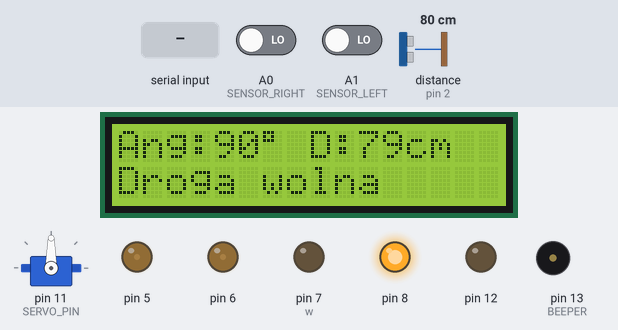
Bench run of a sketch on a simulated Arduino Uno, built with avr-gcc and run on an emulated ATmega328P. On the bench: 16×2 character LCD, servo, output pins drawn as LEDs (lit = HIGH), buzzer (waves = sounding, pin HIGH). Wiring (inferred from the names in the program): ultrasonic range finder: trigger pin 9; echo pin 2. The inputs (shaded band) are chosen by the test bench; at power-on: distance to the obstacle (sensor on pin 2) 80 cm, A0 (SENSOR_RIGHT) LOW, A1 (SENSOR_LEFT) LOW. The echo pulse lasts 58.3 µs per cm; pins used as bus, display or sensor lines are not drawn.

Above: at 1.01 s.
1.3 s: distance to the obstacle (sensor on pin 2) set to 23 cm
At 1.66 s:
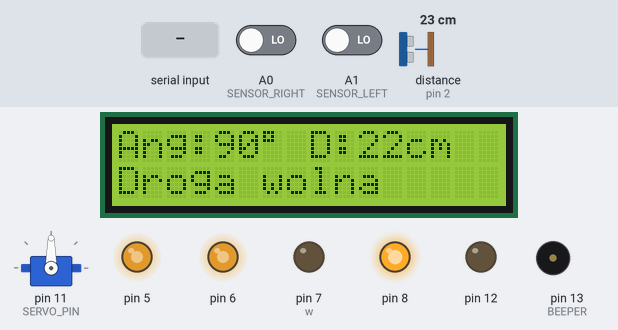
3.0 s: distance to the obstacle (sensor on pin 2) set to 19 cm
At 3.3 s:
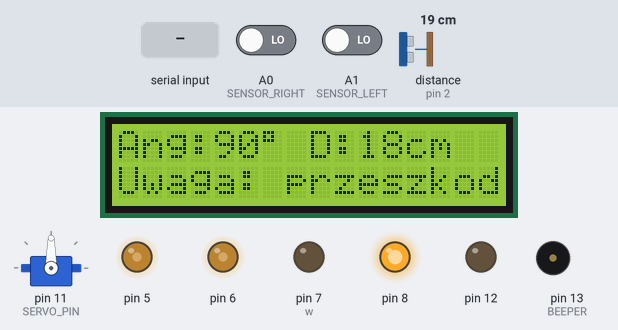
4.9 s: "l" received over Serial
At 6.43 s:
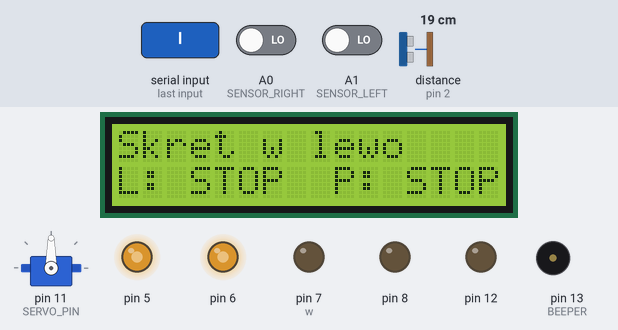
7.1 s: "r" received over Serial
At 8.73 s:
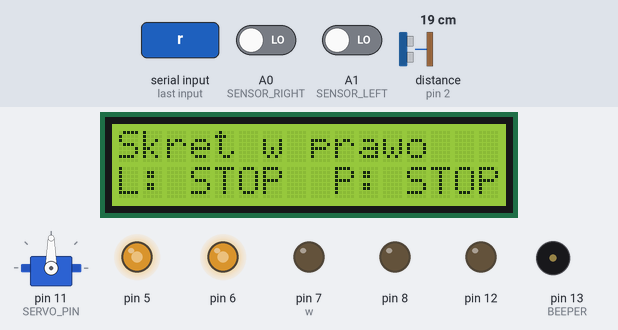
9.4 s: distance to the obstacle (sensor on pin 2) set to 60 cm
At 9.73 s:
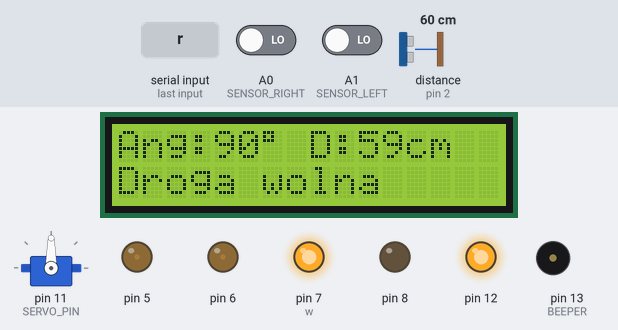
12.4 s: "a" received over Serial
At 12.74 s:
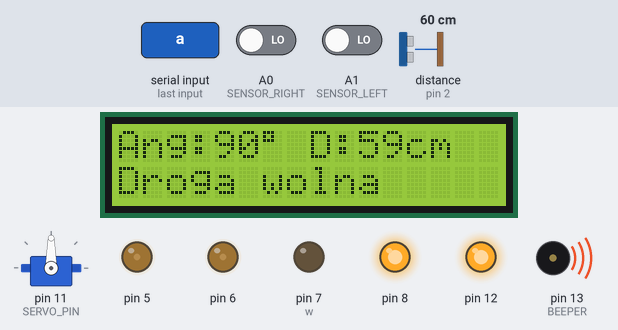
Timing chart, 0 to 15.1 s (numbered marks = the images above; inputs shaded):
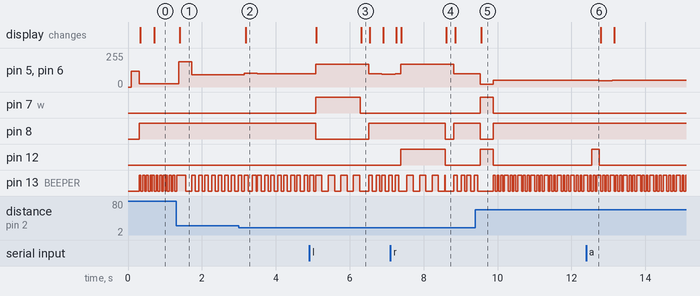

Measured:
- the behaviour switches between 21 and 20 cm on distance to the obstacle (sensor on pin 2) (found by bisection; images 1 and 2)
- after the input at 1.3 s, pin 5, pin 6: 25/255 → 188/255 after 0.07 s, → 93/255 0.36 s later; the display: changes after 0.10 s (image 1)
- after the input at 3.0 s, pin 5, pin 6: 93/255 → 105/255 after 0.15 s, → 98/255 0.36 s later; the display: changes after 0.18 s (image 2)
- after the input at 4.9 s, pin 5, pin 6: 98/255 → 170/255 after 0.18 s, → 98/255 1.4 s later, → 95/255 0.36 s later; pin 7 (w): LOW → HIGH after 0.18 s, → LOW 1.2 s later; pin 8: HIGH → LOW after 0.18 s, → HIGH 1.4 s later; the display: first changes after 0.19 s (image 3 shows a later state)
- after the input at 7.1 s, pin 8: HIGH → LOW after 1.5 s, → HIGH 0.23 s later; pin 12: LOW → HIGH after 0.28 s, → LOW 1.2 s later; the display: first differs from a run without the input after 0.30 s (image 4 shows a later state)
- after the input at 9.4 s, pin 5, pin 6: 98/255 → 20/255 after 0.13 s, → 49/255 0.36 s later; pin 7 (w), pin 12: LOW → HIGH after 0.13 s, → LOW 0.36 s later; pin 8: HIGH → LOW after 0.13 s, → HIGH 0.36 s later; the display: changes after 0.16 s (image 5)
- after the input at 12.4 s, pin 5, pin 6: 49/255 → 46/255 after 0.35 s, → 50/255 0.36 s later, → 49/255 0.36 s later; pin 12: LOW → HIGH after 0.14 s, → LOW 0.20 s later
- by itself, pin 13 (BEEPER): moves between LOW and HIGH, repeating every 0.46 s

The sketch:

lab2_wheelsBasic.ino
```cpp
#include <Arduino.h>
#include <Servo.h>
#include "Wheels.h"

Wheels w;
volatile char cmd;

// Sonar + servo pins
const int SONAR_TRIG = 9;
const int SONAR_ECHO = 2;
const int SERVO_PIN  = 11;

Servo scanServo;

// Scan parameters
const int SCAN_MIN_ANGLE = 30;
const int SCAN_MAX_ANGLE = 150;
const int DIST_THRESHOLD_CM = 20;

static long measureDistanceCm(int angle) {
  scanServo.write(angle);
  delay(200); // allow servo to move

  digitalWrite(SONAR_TRIG, LOW);
  delayMicroseconds(2);
  digitalWrite(SONAR_TRIG, HIGH);
  delayMicroseconds(10);
  digitalWrite(SONAR_TRIG, LOW);

  long duration = pulseIn(SONAR_ECHO, HIGH, 30000);
  if (duration == 0) return -1;

  return (duration / 2) / 29.1;
}

// Spring-controller parameters (Hooke's-law-like controller)
const float SPRING_KP = 1.2f;   // proportional gain (cm -> PWM)
const float SPRING_KD = 0.6f;   // damping gain (cm/s -> PWM)
const int REST_DISTANCE_CM = 100; // desired rest distance (spring equilibrium)
const int MAX_PWM = 220;
const int DEADBAND_PWM = 8;

static int lastDistance = -1;
static unsigned long lastSampleMs = 0;

// Continuous spring-like controller: compute command from distance error and
// estimated relative velocity of obstacle (from distance change). Positive
// pwm -> move forward (reduce distance), negative pwm -> move backward.
static void springControlStep() {
  unsigned long now = millis();
  int d = (int)measureDistanceCm(90);

  if (d <= 0) {
    // no valid reading: stop safely
    w.stop();
    lastDistance = -1;
    lastSampleMs = now;
    delay(100);
    return;
  }

  float dt = 0.0f;
  float v_rel = 0.0f; // cm/s, positive when obstacle is moving away

  if (lastDistance >= 0 && lastSampleMs > 0) {
    dt = (now - lastSampleMs) / 1000.0f;
    if (dt > 0.001f) {
      v_rel = (d - lastDistance) / dt;
    }
  }

  lastDistance = d;
  lastSampleMs = now;

  int error = d - REST_DISTANCE_CM; // positive if too far

  // Hooke-like command with damping: we treat Kp*error as spring force,
  // and Kd*v_rel as damping (chase if obstacle moves away, brake if approaches)
  float cmd = SPRING_KP * (float)error + SPRING_KD * v_rel;

  // Clamp to PWM range
  if (cmd > MAX_PWM) cmd = MAX_PWM;
  if (cmd < -MAX_PWM) cmd = -MAX_PWM;

  int pwm = (int)cmd;

  // Small deadband to avoid jitter
  if (pwm > DEADBAND_PWM) {
    w.setSpeed((uint8_t)min(pwm, MAX_PWM));
    w.forward();
  } else if (pwm < -DEADBAND_PWM) {
    w.setSpeed((uint8_t)min(-pwm, MAX_PWM));
    w.back();
  } else {
    // Around equilibrium: hold position
    w.stop();
  }

  // Update display with current distance and target
  w.displaySonar(90, d);

  // short control interval
  delay(120);
}

static void handleCommand(char c) {
  switch (c) {
    case 'w': w.forward(); break;
    case 'x': w.back(); break;
    case 'a': w.forwardLeft(); break;
    case 'd': w.forwardRight(); break;
    case 'z': w.backLeft(); break;
    case 'c': w.backRight(); break;
    case 'l': w.turnLeft(20); break;
    case 'r': w.turnRight(20); break;
    case 's': w.stop(); break;

    case '1': w.setSpeed(60); break;
    case '2': w.setSpeed(90); break;
    case '3': w.setSpeed(120); break;
    case '4': w.setSpeed(160); break;
    case '5': w.setSpeed(200); break;

    case 'f': w.goForward(200); break;
    case 'b': w.goBack(200); break;
  }
}

void setup() {
  w.attach(7, 8, 5, 12, 13, 6);
  w.setPulsesPerCm(2.0f);
  w.setSpeed(120);

  pinMode(SONAR_TRIG, OUTPUT);
  pinMode(SONAR_ECHO, INPUT);

  scanServo.attach(SERVO_PIN);
  scanServo.write((SCAN_MIN_ANGLE + SCAN_MAX_ANGLE) / 2);

  Serial.begin(9600);
}

void loop() {
  if (Serial.available() == 0) {
    springControlStep();
    return;
  }

  while (Serial.available()) {
    handleCommand((char)Serial.read());
  }
}
```

Wheels.cpp
```cpp
#include <Arduino.h>
#include <Wire.h>
#include <LiquidCrystal_I2C.h>

#include "TimerOne.h"
#include "Wheels.h"

#define MS_PER_CM 30
#define SENSOR_RIGHT A0
#define SENSOR_LEFT A1
#define SET_MOVEMENT(side,f,b) digitalWrite( side[0], f);\
                               digitalWrite( side[1], b)

#define BEEPER 13

long int intPeroid = 500000;
bool reverseBeepEnabled = false;
volatile unsigned long rightWheelTicks = 0;
volatile unsigned long leftWheelTicks = 0;
float pulsesPerCm = 1.0f;

LiquidCrystal_I2C lcd(0x27, 16, 2);

void doBeep() {
  digitalWrite(BEEPER, digitalRead(BEEPER) ^ 1);
}

void TimerUpdate() {
  Timer1.detachInterrupt();
  Timer1.attachInterrupt(doBeep, intPeroid);
}

void TimerStop() {
    Timer1.detachInterrupt();
}

static unsigned long readRightWheelTicks() {
    noInterrupts();
    unsigned long value = rightWheelTicks;
    interrupts();
    return value;
}

static unsigned long readLeftWheelTicks() {
    noInterrupts();
    unsigned long value = leftWheelTicks;
    interrupts();
    return value;
}

static void resetWheelTicks() {
    noInterrupts();
    rightWheelTicks = 0;
    leftWheelTicks = 0;
    interrupts();
}

static int distanceToTargetTicks(int cm) {
    int targetTicks = (int)(cm * pulsesPerCm + 0.5f);
    if (targetTicks <= 0) {
        targetTicks = 1;
    }

    return targetTicks;
}

static void setupWheelSensors() {
    pinMode(SENSOR_RIGHT, INPUT);
    pinMode(SENSOR_LEFT, INPUT);

    PCICR = 0x02;
    PCMSK1 = 0x03;
}

static void showProgress(const char *title, unsigned long leftTicks, unsigned long rightTicks, int targetTicks) {
    lcd.clear();
    lcd.setCursor(0, 0);
    lcd.print(title);
    lcd.print(" ");
    lcd.print(leftTicks);
    lcd.print("/");
    lcd.print(targetTicks);

    lcd.setCursor(0, 1);
    lcd.print("P ");
    lcd.print(rightTicks);
    lcd.print("/");
    lcd.print(targetTicks);
}

ISR(PCINT1_vect) {
    if (PINC & (1 << PC0)) {
        rightWheelTicks++;
    }

    if (PINC & (1 << PC1)) {
        leftWheelTicks++;
    }
}


uint8_t arrowRight[8] = {
    0b01000,
    0b01100,
    0b00110,
    0b11111,
    0b11111,
    0b00110,
    0b01100,
    0b01000
};

uint8_t arrowLeft[8] = {
    0b00010,
    0b00110,
    0b01100,
    0b11111,
    0b11111,
    0b01100,
    0b00110,
    0b00010
};

Wheels::Wheels()
{ }

void Wheels::attachRight(int pF, int pB, int pS)
{
    pinMode(pF, OUTPUT);
    pinMode(pB, OUTPUT);
    pinMode(pS, OUTPUT);
    this->pinsRight[0] = pF;
    this->pinsRight[1] = pB;
    this->pinsRight[2] = pS;
}

void Wheels::attachLeft(int pF, int pB, int pS)
{
    pinMode(pF, OUTPUT);
    pinMode(pB, OUTPUT);
    pinMode(pS, OUTPUT);
    this->pinsLeft[0] = pF;
    this->pinsLeft[1] = pB;
    this->pinsLeft[2] = pS;
}

void Wheels::setSpeedRight(uint8_t s)
{
    analogWrite(this->pinsRight[2], s);
}

void Wheels::setSpeedLeft(uint8_t s)
{
    analogWrite(this->pinsLeft[2], s);
}

void Wheels::setSpeed(uint8_t s)
{
    setSpeedLeft(s);
    setSpeedRight(s);
    intPeroid = max(50000L, (long)s * 1000L);

    if (reverseBeepEnabled) {
        TimerUpdate();
    }
}

void Wheels::attach(int pRF, int pRB, int pRS, int pLF, int pLB, int pLS)
{
    this->attachRight(pRF, pRB, pRS);
    this->attachLeft(pLF, pLB, pLS);


    pinMode(BEEPER, OUTPUT);
    Timer1.initialize();
    TimerStop();
    setupWheelSensors();
    resetWheelTicks();

    lcd.init();
    lcd.backlight();

    // create our own chars in lcd memory
    lcd.createChar(0, arrowRight);
    lcd.createChar(1, arrowLeft);

    lcd.clear();
    lcd.print("Autko gotowe!");
}

void Wheels::forwardLeft()
{
    SET_MOVEMENT(pinsLeft, HIGH, LOW);
}

void Wheels::forwardRight()
{
    SET_MOVEMENT(pinsRight, HIGH, LOW);
}

void Wheels::backLeft()
{
    SET_MOVEMENT(pinsLeft, LOW, HIGH);
}

void Wheels::backRight()
{
    SET_MOVEMENT(pinsRight, LOW, HIGH);
}

void Wheels::forward()
{
    reverseBeepEnabled = false;
    TimerStop();
    this->forwardLeft();
    this->forwardRight();
}

void Wheels::back()
{
    reverseBeepEnabled = true;
    TimerUpdate();
    this->backLeft();
    this->backRight();
}

void Wheels::stopLeft()
{
    SET_MOVEMENT(pinsLeft, LOW, LOW);
}

void Wheels::stopRight()
{
    SET_MOVEMENT(pinsRight, LOW, LOW);
}

void Wheels::stop()
{
    reverseBeepEnabled = false;
    TimerStop();
    this->stopLeft();
    this->stopRight();
}

void Wheels::goForward(int cm)
{
    int currentSpeed = 180;
    int targetTicks = distanceToTargetTicks(cm);
    unsigned long startTime = millis();
    unsigned long timeoutMs = max(1000L, (long)MS_PER_CM * cm * 2L);

    resetWheelTicks();
    setSpeed(currentSpeed);
    forward();

    while (true) {
        unsigned long leftTicks = readLeftWheelTicks();
        unsigned long rightTicks = readRightWheelTicks();

        if (leftTicks >= (unsigned long)targetTicks && rightTicks >= (unsigned long)targetTicks) {
            break;
        }

        if (millis() - startTime >= timeoutMs) {
            break;
        }

        showProgress("F", leftTicks, rightTicks, targetTicks);
        delay(50);
    }

    stop();

    lcd.clear();
    lcd.print("Cel osiagiety!");
    lcd.setCursor(0, 1);
    lcd.print("L: STOP  P: STOP");
}

void Wheels::goBack(int cm)
{
    int currentSpeed = 180;
    int targetTicks = distanceToTargetTicks(cm);
    unsigned long startTime = millis();
    unsigned long timeoutMs = max(1000L, (long)MS_PER_CM * cm * 2L);

    resetWheelTicks();
    setSpeed(currentSpeed);
    back();

    while (true) {
        unsigned long leftTicks = readLeftWheelTicks();
        unsigned long rightTicks = readRightWheelTicks();

        if (leftTicks >= (unsigned long)targetTicks && rightTicks >= (unsigned long)targetTicks) {
            break;
        }

        if (millis() - startTime >= timeoutMs) {
            break;
        }

        showProgress("B", leftTicks, rightTicks, targetTicks);
        delay(50);
    }

    stop();

    lcd.clear();
    lcd.print("Zatrzymany (Tyl)");
    lcd.setCursor(0, 1);
    lcd.print("L: STOP  P: STOP");
}

void Wheels::turnLeft(int cm)
{
    int currentSpeed = 170;
    int targetTicks = distanceToTargetTicks(cm);
    unsigned long startTime = millis();
    unsigned long timeoutMs = max(1000L, (long)MS_PER_CM * cm * 2L);

    resetWheelTicks();
    setSpeed(currentSpeed);
    reverseBeepEnabled = true;
    TimerUpdate();
    backLeft();
    forwardRight();

    while (true) {
        unsigned long leftTicks = readLeftWheelTicks();
        unsigned long rightTicks = readRightWheelTicks();

        if (leftTicks >= (unsigned long)targetTicks && rightTicks >= (unsigned long)targetTicks) {
            break;
        }

        if (millis() - startTime >= timeoutMs) {
            break;
        }

        showProgress("TL", leftTicks, rightTicks, targetTicks);
        delay(50);
    }

    stop();

    lcd.clear();
    lcd.print("Skret w lewo");
    lcd.setCursor(0, 1);
    lcd.print("L: STOP  P: STOP");
}

void Wheels::turnRight(int cm)
{
    int currentSpeed = 170;
    int targetTicks = distanceToTargetTicks(cm);
    unsigned long startTime = millis();
    unsigned long timeoutMs = max(1000L, (long)MS_PER_CM * cm * 2L);

    resetWheelTicks();
    setSpeed(currentSpeed);
    reverseBeepEnabled = true;
    TimerUpdate();
    forwardLeft();
    backRight();

    while (true) {
        unsigned long leftTicks = readLeftWheelTicks();
        unsigned long rightTicks = readRightWheelTicks();

        if (leftTicks >= (unsigned long)targetTicks && rightTicks >= (unsigned long)targetTicks) {
            break;
        }

        if (millis() - startTime >= timeoutMs) {
            break;
        }

        showProgress("TR", leftTicks, rightTicks, targetTicks);
        delay(50);
    }

    stop();

    lcd.clear();
    lcd.print("Skret w prawo");
    lcd.setCursor(0, 1);
    lcd.print("L: STOP  P: STOP");
}

void Wheels::resetEncoders()
{
    resetWheelTicks();
}

unsigned long Wheels::getLeftTicks()
{
    return readLeftWheelTicks();
}

unsigned long Wheels::getRightTicks()
{
    return readRightWheelTicks();
}

void Wheels::setPulsesPerCm(float value)
{
    if (value > 0.0f) {
        pulsesPerCm = value;
    }
}

float Wheels::getPulsesPerCm()
{
    return pulsesPerCm;
}

void Wheels::showSpeedMeasurement(int setSpeedValue, float cmPerSec)
{
    lcd.clear();
    lcd.setCursor(0, 0);
    lcd.print("setSpeed: ");
    lcd.print(setSpeedValue);
    lcd.setCursor(0, 1);
    lcd.print("v=");
    lcd.print(cmPerSec, 2);
    lcd.print(" cm/s");
}

void Wheels::displaySonar(int angle, int distanceCm)
{
    lcd.clear();
    lcd.setCursor(0, 0);
    lcd.print("Ang:");
    lcd.print(angle);
    lcd.print((char)223); // degree symbol
    lcd.print(" ");
    lcd.print("D:");
    lcd.print(distanceCm);
    lcd.print("cm");

    lcd.setCursor(0, 1);
    if (distanceCm <= 0) {
        lcd.print("Brak odczytu   ");
    } else if (distanceCm < 20) {
        lcd.print("Uwaga: przeszkoda");
    } else {
        lcd.print("Droga wolna      ");
    }
}
```

Wheels.h
```cpp
/*
 * prosta implementacja klasy obsługującej
 * silniki pojazdu za pośrednictwem modułu L298
 *
 * Sterowanie odbywa się przez:
 * 1)  powiązanie odpowiednich pinów I/O Arduino metodą attach()
 * 2)  ustalenie prędkości setSpeed*()
 * 3)  wywołanie funkcji ruchu
 *
 * TODO:
 *  - zabezpieczenie przed ruchem bez attach()
 *  - ustawienie domyślnej prędkości != 0
 */


#include <Arduino.h>


#ifndef Wheels_h
#define Wheels_h


class Wheels {
    public:
        Wheels();
        /*
         *  pinForward - wejście "naprzód" L298
         *  pinBack    - wejście "wstecz" L298
         *  pinSpeed   - wejście "enable/PWM" L298
         */
        void attachRight(int pinForward, int pinBack, int pinSpeed);
        void attachLeft(int pinForward, int pinBack, int pinSpeed);
        void attach(int pinRightForward, int pinRightBack, int pinRightSpeed,
                    int pinLeftForward, int pinLeftBack, int pinLeftSpeed);
        /*
         *  funkcje ruchu
         */
        void forward();
        void forwardLeft();
        void forwardRight();
        void back();
        void backLeft();
        void backRight();
        void stop();
        void stopLeft();
        void stopRight();
        /*
         *  ustawienie prędkości obrotowej (przez PWM)
         *   - minimalna efektywna wartość 60
         *      może zależeć od stanu naładowania baterii
         */
        void setSpeed(uint8_t);
        void setSpeedRight(uint8_t);
        void setSpeedLeft(uint8_t);

        void goForward(int cm);
        void goBack(int cm);
        void turnLeft(int cm);
        void turnRight(int cm);
        void resetEncoders();
        unsigned long getLeftTicks();
        unsigned long getRightTicks();
        void setPulsesPerCm(float value);
        float getPulsesPerCm();
        void showSpeedMeasurement(int setSpeedValue, float cmPerSec);
        void displaySonar(int angle, int distanceCm);

    private:
        int pinsRight[3];
        int pinsLeft[3];
};


#endif
```
